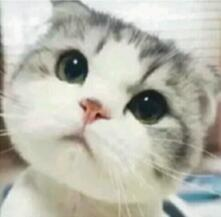
#> input picture 实验一/1.jpg, 221 x 217 px, found by its file name
$ python pyr.py   (older library calls are emulated)
#> lines starting #> are read from the running program, lines starting #| are printed output that depends on the picture
### 实验二/mysift/conv.py
import numpy as np
import matplotlib.pyplot as plt
import imageio

# [129 lines left out: functions show, getFmid, getF, not called in this run]

def Convolve(I, F,way=2,iw=0, ih=0, fw=0, fh=0):
    iw=I.shape[1]
    ih=I.shape[0]
    fw=F.shape[1]
    fh=F.shape[0]
    O=np.zeros(I.shape).astype(np.float64)
    t=np.zeros(I[0][0].shape)
    if F.shape[0]%2==0:
    #    print(I.shape,F.shape,way)
        #第一种
        if way==1:
            for i in range(ih):
                for j in range(iw):
                    t=0
                    for fi in range(fw):
                        for fj in range(fh):
                            if i+fi<ih and i+fi>-1 and \
                            j-fw+1+fj<iw and j-fw+1+fj>-1:
                                t+=I[i+fi][j-fw+1+fj]*F[fi][fj]
                            else:
                                t+=0
                    O[i][j]=t

        #第二种
        if way==2:
            for i in range(ih):
                for j in range(iw):
                    t=0
                    for fi in range(fh):
                        for fj in range(fw):
                            #若行爆
                            if i+fi>=ih:
                                ti=(ih-1)-abs(ih-1-i-fi)
                            else:
                                ti=i+fi
                            #若列爆
                            if j-fw+1+fj<0:
                                tj=abs(j-fw+1+fj)
                            else:
                                tj=j-fw+1+fj
                            t+=I[ti][tj]*F[fi][fj]
                    O[i][j]=t
        #第三种
        if way==3:
            for i in range(ih):
                for j in range(iw):
                    t=0
                    #若在边界
                    if i+fh-1>ih-1 or j-(fw-1)<0:
                        tF=getF(F,ih,iw,i,j,)
                        for fi in range(fh):
                            for fj in range(fw):
                                if i+fi<ih and j-fw+1+fj>-1:
                                    t+=I[i+fi][j-fw+1+fj]*tF[fi][fj]
                    else:
                        for fi in range(fh):
                            for fj in range(fw):
                                t+=I[i+fi][j-fw+1+fj]*F[fi][fj]
                    O[i][j]=t
    else:
        #中心对齐
        bh=int((fh-1)/2)
        bw=int((fw-1)/2)
        tshape=list(I.shape)
        tshape[0]=ih+fh-1
        tshape[1]=iw+fw-1
        Y = np.zeros(tshape).astype(np.float64)
        Y[bh:ih+bh,bw:iw+bw]=I

        if way==1:
            if len(tshape)==3:
                s=np.zeros((3))
                for i in range(O.shape[0]):
                    for j in range(O.shape[1]):
                        s[0]=(Y[i:i+fh,j:j+fw,0]*F).sum()
                        s[1]=(Y[i:i+fh,j:j+fw,1]*F).sum()
                        s[2]=(Y[i:i+fh,j:j+fw,2]*F).sum()
                        O[i][j] = s
            else:
                for i in range(O.shape[0]):
                    for j in range(O.shape[1]):
                        O[i][j]=(Y[i:i+fh,j:j+fw]*F).sum()
        #第二种
        if way==2:
            for i in range(bh):
                Y[i,0:-1]=Y[2*bh-1-i,0:-1]
                Y[ih+i,0:-1]=Y[ih-1-i,0:-1]
            for i in range(bw):
                Y[0:-1,i]=Y[0:-1,2*bh-1-i]
                Y[0:-1,iw+i]=Y[0:-1,iw-1-i]
            if len(tshape)==3:
                s=np.zeros((3))
                for i in range(O.shape[0]):
                    for j in range(O.shape[1]):
                        s[0]=(Y[i:i+fh,j:j+fw,0]*F).sum()
                        s[1]=(Y[i:i+fh,j:j+fw,1]*F).sum()
                        s[2]=(Y[i:i+fh,j:j+fw,2]*F).sum()
                        O[i][j] = s
            else:
                for i in range(O.shape[0]):
                    for j in range(O.shape[1]):
                        O[i][j]=(Y[i:i+fh,j:j+fw]*F).sum()
        #第三种
        if way==3:
            if len(tshape)==3:
                s=np.zeros((3))
                for i in range(ih):
                    for j in range(iw):
                        #若在边界
                        if i-bh<0 or i+bh>ih-1 or j-bw<0 or j+bw>iw-1 :
                            tF=getFmid(F,ih,iw,i,j,)
                            s[0]=(Y[i:i+fh,j:j+fw,0]*tF).sum()
                            s[1]=(Y[i:i+fh,j:j+fw,1]*tF).sum()
                            s[2]=(Y[i:i+fh,j:j+fw,2]*tF).sum()
                        else:
                            s[0]=(Y[i:i+fh,j:j+fw,0]*F).sum()
                            s[1]=(Y[i:i+fh,j:j+fw,1]*F).sum()
                            s[2]=(Y[i:i+fh,j:j+fw,2]*F).sum()
                        O[i][j] = s
            else:
                for i in range(ih):
                    for j in range(iw):
                        #若在边界
                        if i-bh<0 or i+bh>ih-1 or j-bw<0 or j+bw>iw-1 :
                            tF=getFmid(F,ih,iw,i,j,)
                            s=(Y[i:i+fh,j:j+fw]*tF).sum()
                        else:
                            s=(Y[i:i+fh,j:j+fw]*F).sum()
                        O[i][j] = s
#    O=O.clip(0,255)
    return O.astype(np.float64)

# [13 lines left out: function getim, not called in this run]

# [52 lines that do not run on import are left out]
#    imageio.imwrite(path+inamecv,tcv)

### 实验二/mysift/pyr.py
import numpy as np
import conv
import imageio
import imresize
import matplotlib.pyplot as plt
import cv2

def listImShow(im):
    plt.figure()
    for i in range(1,len(im)+1):
        plt.subplot(1,len(im),i)
        if len(np.shape(im[0]))==2:
            plt.imshow(im[i-1].astype(np.int),cmap=plt.cm.gray)
        else:
            plt.imshow(im[i-1].astype(np.int))
        plt.xticks([])
        plt.yticks([])
    plt.show()
    plt.close()

def listImWrite(im,path,t='_'):
    for i in range(len(im)):
#        print(path+t+str(i)+'.jpg')
        imageio.imwrite(path+t+str(i)+'.jpg', im[i].astype(np.uint8))

def gskernel(size,sigma=1.0):
    gskernel=np.zeros((size,size),np.float64)
    for i in range (size):
        for j in range (size):
            norm=pow(i-1,2)+pow(j-1,2)
            gskernel[i,j]=np.exp(-norm/(2*pow(sigma,2)))
    s=np.sum(gskernel)
    kernel=gskernel/s
    return kernel

def gdown(im):
    for i in range(int(im.shape[0]/2)):
        for j in range(int(im.shape[1]/2)):
            im[i][j]=im[2*i][2*j]
    return im

#输入k层高斯，返回k+1层高斯
def gup(im):
    F=gskernel(3,1)
#    for i in F:
#        print(i)
    t=conv.Convolve(im,F)#高斯滤波
    t=gdown(t)#下采样
    return t[0:int(im.shape[0]/2),0:int(im.shape[1]/2)]

def getGpyr(im):
    gsim=[]
    gsim.append(im.astype(np.uint8))
    tim=im
    n=0
    while tim.shape[0]>3:
        tim=gup(tim)
        gsim.append(tim)
        n+=1
    return gsim

def lpyr(gsim):
    lplcim=[]
    for i in range(len(gsim)-1):
#        t=gsim[i]-imresize.imresize(gsim[i+1],gsim[i].shape)
        t=gsim[i]-conv.Convolve(imresize.imresize(gsim[i+1],gsim[i].shape),gskernel(3,1),3)
# [4 lines of commented-out code are left out]
        lplcim.append(t)
    return lplcim
def yanzheng(g,l):
    huanyuan=[]
    for i in range(len(l)):
        t=l[i]+conv.Convolve(imresize.imresize(g[i+1],g[i].shape),gskernel(3,1),3)
        huanyuan.append(t)
    listImShow(huanyuan)
    return huanyuan

def beforeshow(list_im):
    for i in range(len(list_im)):
        tmin=list_im[i].min()
# [6 lines of commented-out code are left out]
        list_im[i]=list_im[i]+abs(tmin)
        tmax=list_im[i].max()
        if tmax>255:
            list_im[i]=list_im[i]/tmax*255.0
    return list_im
if __name__=='__main__':
    path='C:/Users/19041/Desktop/图像处理/图像处理作业/实验一/'
    name='1.jpg'
    im = imageio.imread(path+name,as_gray=0).astype('float64')

    g=[]
    l=[]
    huanyuan=[]
    lshow=[]

    g=getGpyr(im)
#> the loop in getGpyr, `while tim.shape[0]>3:` made 6 passes
#> pass 1, in gup, `t=gdown(t)#下采样`:
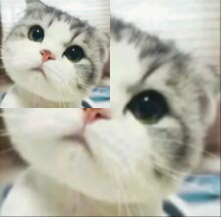
#> t: shape (217, 221, 3) float64; mean R, G, B 183, 182.8, 170.3
#> pass 1, in getGpyr, `tim=gup(tim)`:
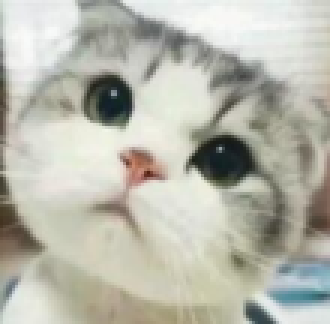
#> tim: shape (108, 110, 3) float64 (shown 3 times larger); mean R, G, B 184.6, 184.7, 173.1
#> after the loop in getGpyr, `while tim.shape[0]>3:`: gsim = 7 items; n = 6
#> g = 7 items
#> the loop in lpyr, `for i in range(len(gsim)-1):` made 1 pass
#> after the loop in lpyr, `for i in range(len(gsim)-1):`: lplcim = []
#> (the run stopped early here; a loop or call above may not have finished)

$ run again, with 实验二/mysift/left_01.png saved as 实验一/1.jpg
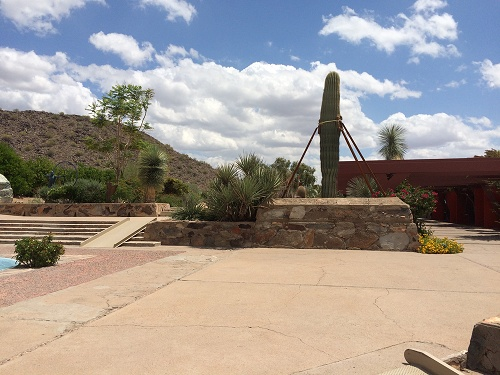
#> input picture 实验二/mysift/left_01.png, 500 x 375 px, found by its file name
#> the loop in getGpyr, `while tim.shape[0]>3:` made 7 passes
#> pass 1, in gup, `t=gdown(t)#下采样`:
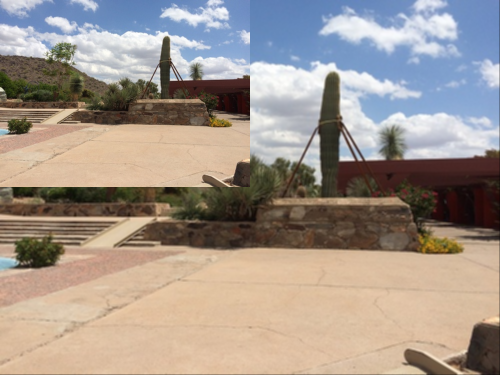
#> t: shape (375, 500, 3) float64; mean R, G, B 162.1, 150.5, 141.6
#> pass 2, in gup (call 2), `t=conv.Convolve(im,F)#高斯滤波`:
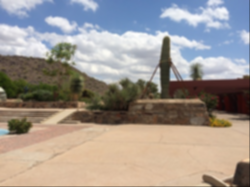
#> t: shape (187, 250, 3) float64; mean R, G, B 158.2, 150.5, 145
#> after the loop in getGpyr, `while tim.shape[0]>3:`: gsim = 8 items; n = 7
#> g = 8 items
#> the loop in lpyr, `for i in range(len(gsim)-1):` made 1 pass
#> after the loop in lpyr, `for i in range(len(gsim)-1):`: lplcim = []

$ run again, with 实验二/mysift/right_01.png saved as 实验一/1.jpg
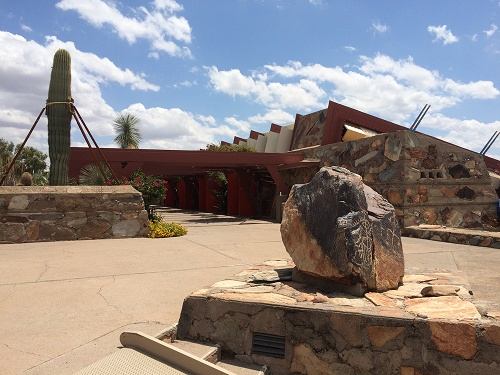
#> input picture 实验二/mysift/right_01.png, 500 x 375 px, found by its file name
#> the loop in getGpyr, `while tim.shape[0]>3:` made 7 passes
#> pass 1, in gup, `t=gdown(t)#下采样`:
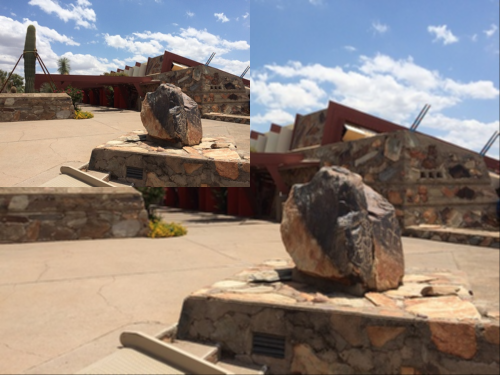
#> t: shape (375, 500, 3) float64; mean R, G, B 141.9, 130.6, 124.4
#> pass 2, in gup (call 2), `t=conv.Convolve(im,F)#高斯滤波`:
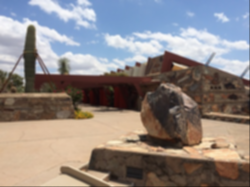
#> t: shape (187, 250, 3) float64; mean R, G, B 142.2, 134.8, 133.2
#> after the loop in getGpyr, `while tim.shape[0]>3:`: gsim = 8 items; n = 7
#> g = 8 items
#> the loop in lpyr, `for i in range(len(gsim)-1):` made 1 pass
#> after the loop in lpyr, `for i in range(len(gsim)-1):`: lplcim = []
